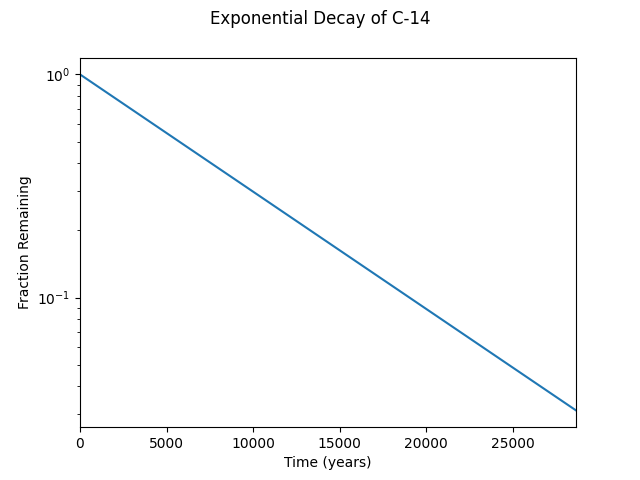

Write the Python code that produced this figure.
#!/usr/bin/env python3
#!/usr/bin/env python3
import numpy as np
import matplotlib.pyplot as plt

x = np.arange(0, 28651, 5730)
r = np.log(0.5)
t = 5730
y = np.exp((r / t) * x)

plt.plot(x, y)
plt.yscale('log')
plt.xlim([0, 28650])
plt.suptitle("Exponential Decay of C-14")
plt.xlabel('Time (years)')
plt.ylabel('Fraction Remaining')
plt.savefig("2-change_scale.png")